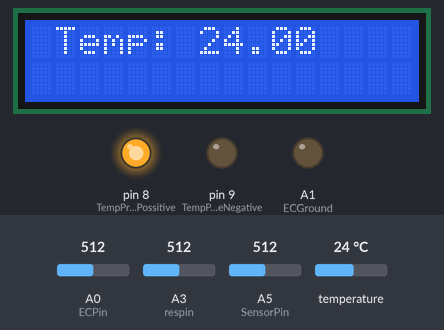
The sketch below on a simulated Arduino Uno, built with avr-gcc and run on an emulated ATmega328P. Shown: 16×2 character LCD, output pins drawn as LEDs (lit = HIGH). Inputs (shaded band) come from the test bench; at power-on: A3 (respin) = 512, A0 (ECPin) = 512, A5 (SensorPin) = 512, temperature 24 °C. Storage starts empty; pins used as bus, display or sensor lines are not drawn; what the sketch prints to the serial monitor is not drawn.

Above: at 12.2 s.
16.6 s: A3 (respin) set to 490
At 22.1 s:
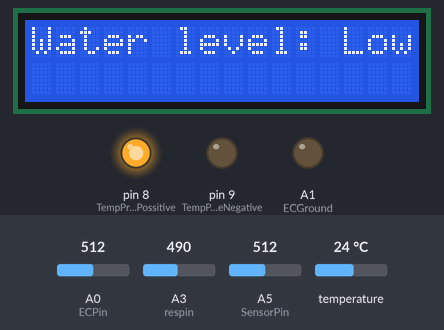
25.4 s: A3 (respin) set to 710
At 36.7 s:
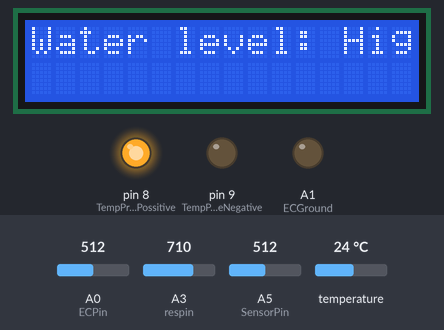
39.4 s: A3 (respin) set to 90
At 51.2 s:
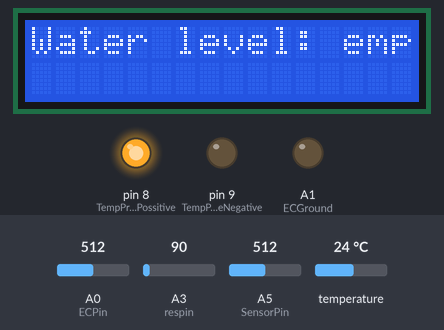
52.1 s: A3 (respin) set to 106
At 66.7 s:
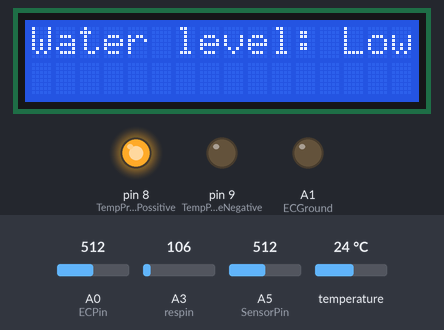
Timing chart, 0 to 67.1 s (numbered marks = the images above; inputs shaded):
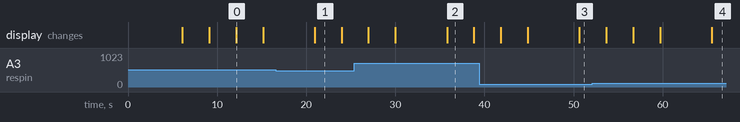

Measured:
- the behaviour switches between 100 and 101 on A3 (respin) (found by bisection; images 3 and 4)
- after the input at 16.6 s, the display: changes after 4.3 s (image 1)
- after the input at 25.4 s, the display: first differs from a run without the input after 10.4 s (image 2)
- after the input at 39.4 s, the display: first differs from a run without the input after 11.3 s (image 3)
- after the input at 52.1 s, the display: first differs from a run without the input after 13.4 s (image 4)
- what the display in image 0 shows lasts 3.1 s, from 12.1 s to 15.2 s

The sketch:

pH_EC.ino
```cpp
  #include <OneWire.h> //Temperature sensor library
  #include <DallasTemperature.h> //Temperature sensor library
  #include <Wire.h>
  #include <LiquidCrystal_I2C.h> //LCD library
  #include <SPI.h> //SD card library
  #include <SD.h> //SD card library


  #define SensorPin A5          // the pH meter Analog output is connected with the Arduino’s Analog
  //************************* User Defined Variables ********************************************************//

  //EC sensor
  int R1 = 1000; //Do not Replace R1 with a resistor lower than 300 ohms
  int Ra = 25; //Resistance of powering Pins
  int ECPin = A0;
  int ECGround = A1;
  int ECPower = A2;

  //water level sensor
  int resval = 0;  // holds the value
  int respin = A3; // sensor pin used

  //LCD Display
  LiquidCrystal_I2C lcd(0x27, 16, 2); // set the LCD address to 0x27 for a 16 chars and 2 line display


  //pH sensor
  unsigned long int avgValue;  //Store the average value of the sensor feedback
  float phValue; // ph
  int buf[10], temp;
  float calibration_value = 21.34;
  float volt;

  //sd card module
  File myFile;


  float PPMconversion = 0.7;


  //*************Compensating for temperature ************************************//
  //The value below will change depending on what chemical solution we are measuring
  //0.019 is generaly considered the standard for plant nutrients [google "Temperature compensation EC" for more info
  float TemperatureCoef = 0.019; //this changes depending on what chemical we are measuring


  //********************** Cell Constant For Ec Measurements *********************//
  //Mine was around 2.9 with plugs being a standard size they should all be around the same
  //But If you get bad readings you can use the calibration script and fluid to get a better estimate for K
  float K = 2.1; // change this to calibrate the EC, the lower the K constant, the higher the EC reading


  //************ Temp Probe Related *********************************************//
  #define ONE_WIRE_BUS 10          // Data wire For Temp Probe is plugged into pin 10 on the Arduino
  const int TempProbePossitive = 8; //Temp Probe power connected to pin 9
  const int TempProbeNegative = 9;  //Temp Probe Negative connected to pin 8


  //***************************** END Of Recomended User Inputs *****************************************************************//

  //temperature sensor
  OneWire oneWire(ONE_WIRE_BUS);// Setup a oneWire instance to communicate with any OneWire devices
  DallasTemperature sensors(&oneWire);// Pass our oneWire reference to Dallas Temperature.


  float Temperature = 10;
  float EC = 0;
  float EC25 = 0;
  int ppm = 0;

  float raw = 0;
  float Vin = 5;
  float Vdrop = 0;
  float Rc = 0;
  float buffer = 0;


  //*********************************Setup - runs Once and sets pins etc ******************************************************//
  void setup()
  {
    //Initialize the lcd
    lcd.begin();

    //if got error on lcd.begin(), use lcdinit();

    lcd.backlight();

    pinMode(TempProbeNegative , OUTPUT ); //seting ground pin as output for tmp probe
    digitalWrite(TempProbeNegative , LOW );//Seting it to ground so it can sink current
    pinMode(TempProbePossitive , OUTPUT );//ditto but for positive
    digitalWrite(TempProbePossitive , HIGH );
    pinMode(ECPin, INPUT);
    pinMode(ECPower, OUTPUT); //Setting pin for sourcing current
    pinMode(ECGround, OUTPUT); //setting pin for sinking current
    digitalWrite(ECGround, LOW); //We can leave the ground connected permanantly

    delay(100);// gives sensor time to settle
    sensors.begin();
    delay(100);
    //** Adding Digital Pin Resistance to [25 ohm] to the static Resistor *********//
    // Consule Read-Me for Why, or just accept it as true
    R1 = (R1 + Ra); // Taking into acount Powering Pin Resitance

    Serial.println("Arduino EC-PPM measurments");
    Serial.println("By: KaizokuMusou");
    Serial.println("");
    Serial.println("Make sure Probe and Temp Sensor are in Solution and solution is well mixed");
    Serial.println("");
    Serial.println("Measurments at 5's Second intervals [Dont read Ec morre than once every 5 seconds]:");

    //initialize the SD card module
    // Open serial communications and wait for port to open:
    Serial.begin(9600);
    while (!Serial) {
      ; // wait for serial port to connect. Needed for native USB port only
    }

    Serial.print("Initializing SD card...");

    if (!SD.begin(4)) {
      Serial.println("initialization failed!");
      while (1);
    }
    Serial.println("initialization done.");


  };
  //******************************************* End of Setup **********************************************************************//


  //************************************* Main Loop - Runs Forever ***************************************************************//
  //Moved Heavy Work To subroutines so you can call them from main loop without cluttering the main loop
  void loop()
  {
    GetEC();          //Calls Code to Go into GetEC() Loop [Below Main Loop] dont call this more that 1/5 hhz [once every five seconds] or you will polarise the water
    GetPH();
    waterlevel();
    PrintReadings();  // Cals Print routine [below main loop]

    //Saving data into SD card
    save_EC();
    save_temp();
    save_waterlevel();


    return 0;
  }
  //************************************** End Of Main Loop **********************************************************************//


  //************ This Loop Is called From Main Loop************************//
  void GetEC() {


    //*********Reading Temperature Of Solution *******************//
    sensors.requestTemperatures();// Send the command to get temperatures
    Temperature = sensors.getTempCByIndex(0); //Stores Value in Variable


    //************Estimates Resistance of Liquid ****************//
    digitalWrite(ECPower, HIGH);
    raw = analogRead(ECPin);
    raw = analogRead(ECPin); // This is not a mistake, First reading will be low beause if charged a capacitor
    digitalWrite(ECPower, LOW);


    //***************** Converts to EC **************************//
    Vdrop = (Vin * raw) / 1024.0;
    Rc = (Vdrop * R1) / (Vin - Vdrop);
    Rc = Rc - Ra; //acounting for Digital Pin Resitance
    EC = 1000 / (Rc * K);


    //*************Compensating For Temperature********************//
    EC25  =  EC / (1 + TemperatureCoef * (Temperature - 25.0));
    ppm = (EC25) * (PPMconversion * 1000);

    ;
  }
  //************************** End OF EC Function ***************************//

  void waterlevel() {
    resval = analogRead(respin); //Read data from analog pin and store it to resval variable

    if (resval <= 100) {
      lcd.println("Water level: empty");
      lcd.println(resval);
      delay(3000);
      lcd.clear();
    }
    else if (resval > 100 && resval <= 499) {
      lcd.println("Water level: Low");
      lcd.println(resval);
      delay(3000);
      lcd.clear();
    }
    else if (resval > 500 && resval <= 699) {
      lcd.println("Water level: Medium");
      lcd.println(resval);
      delay(3000);
      lcd.clear();
    }
    else if (resval > 700) {
      lcd.println("Water level: High");
      lcd.println(resval);
      delay(3000);
      lcd.clear();
    }
  }
  //***This Loop Is called From Main Loop- Prints to serial usefull info ***//
  void PrintReadings() {
    //Digital Pin Resistance
    //lcd.setCursor(1,0);
    //lcd.print("Rc: ");
    ////lcd.print(Rc);
    //delay(3000);
    //lcd.clear();

    //  lcd.setCursor(1, 0);
    //  lcd.print(" EC: ");
    //  lcd.print(EC25);
    //  delay(3000);
    //  lcd.clear();

    //Compensating For Temperature
    lcd.setCursor(1, 0);
    lcd.print(" EC: ");
    lcd.print(ppm);
    lcd.print(" ppm  ");
    delay(3000);
    lcd.clear();

    lcd.setCursor(1, 0);
    lcd.print("Temp: ");
    lcd.print(Temperature);
    delay(3000);
    lcd.clear();
  }

  void GetPH()
  {

    for (int i = 0; i < 10; i++) //Get 10 sample value from the sensor for smooth the value

    {
      buf[i] = analogRead(SensorPin);
      delay(500);
    }
    for (int i = 0; i < 9; i++) //sort the analog from small to large
    {
      for (int j = i + 1; j < 10; j++)
      {
        if (buf[i] > buf[j])
        {
          temp = buf[i];
          buf[i] = buf[j];
          buf[j] = temp;
        }
      }
    }
    avgValue = 0;
    for (int i = 2; i < 8; i++)               //take the average value of 6 center sample
      avgValue += buf[i];
    float phValue = -5.70;
    float volt = (float)avgValue * 5.0 / 1024 / 6; //convert the analog into millivolt
    //* volt + calibration_value;
    phValue = 3.5 * phValue;                  //convert the millivolt into pH value

    //  lcd.print("pH: ");
    //  //lcd.print(phValue, 2);
    //  delay(3000);
    //  lcd.clear();

  }

  //Saving reading into SD Card

  void save_EC() {
    myFile = SD.open("EC.txt", FILE_WRITE);

    if (myFile) { //can open the file
      Serial.print(EC25);
      myFile.println(EC25); //write the data into the text file
      // close the file:
      myFile.close();
      Serial.println("done.");
    }
    else {
      // if the file didn't open, print an error:
      Serial.println("error opening EC.txt");
    }
  }


  void save_temp() {
    myFile = SD.open("temp.txt", FILE_WRITE);

    if (myFile) { //can open the file
      Serial.print(Temperature);
      myFile.println(Temperature); //write the data into the text file
      // close the file:
      myFile.close();
      Serial.println("done.");
    }
    else {
      // if the file didn't open, print an error:
      Serial.println("error opening temp.txt");
    }
  }

  void save_waterlevel() {
    myFile = SD.open("waterlevel.txt", FILE_WRITE);

    if (myFile) { //can open the file
      Serial.print(resval);
      myFile.println(resval); //write the data into the text file
      // close the file:
      myFile.close();
      Serial.println("done.");
    }
    else {
      // if the file didn't open, print an error:
      Serial.println("error opening waterlevel.txt");
  }
}
```
